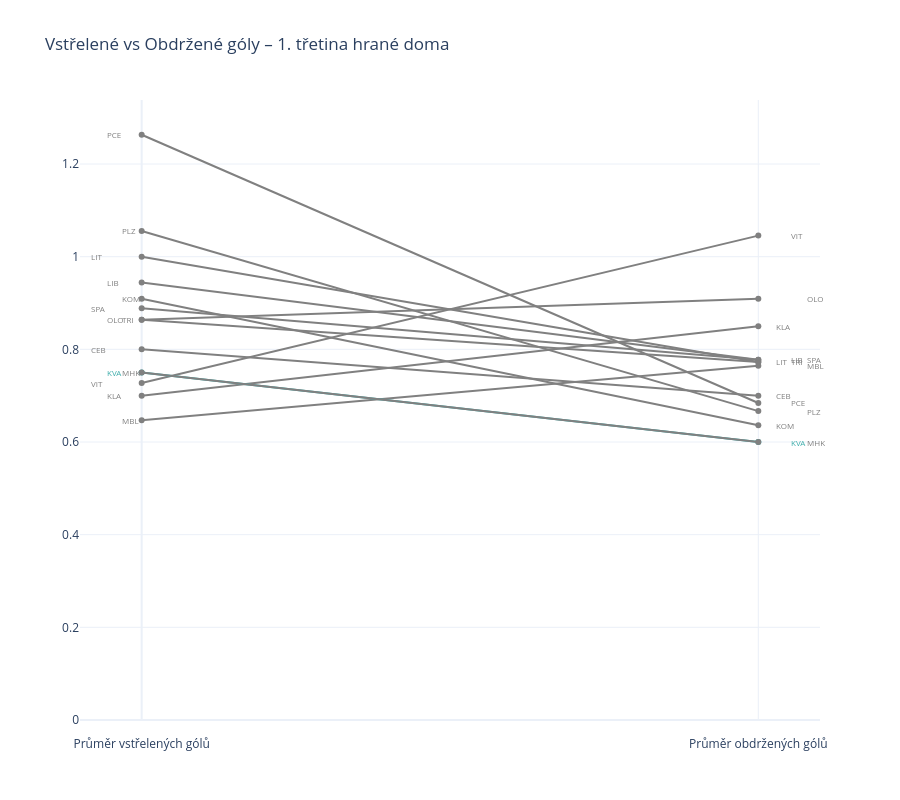
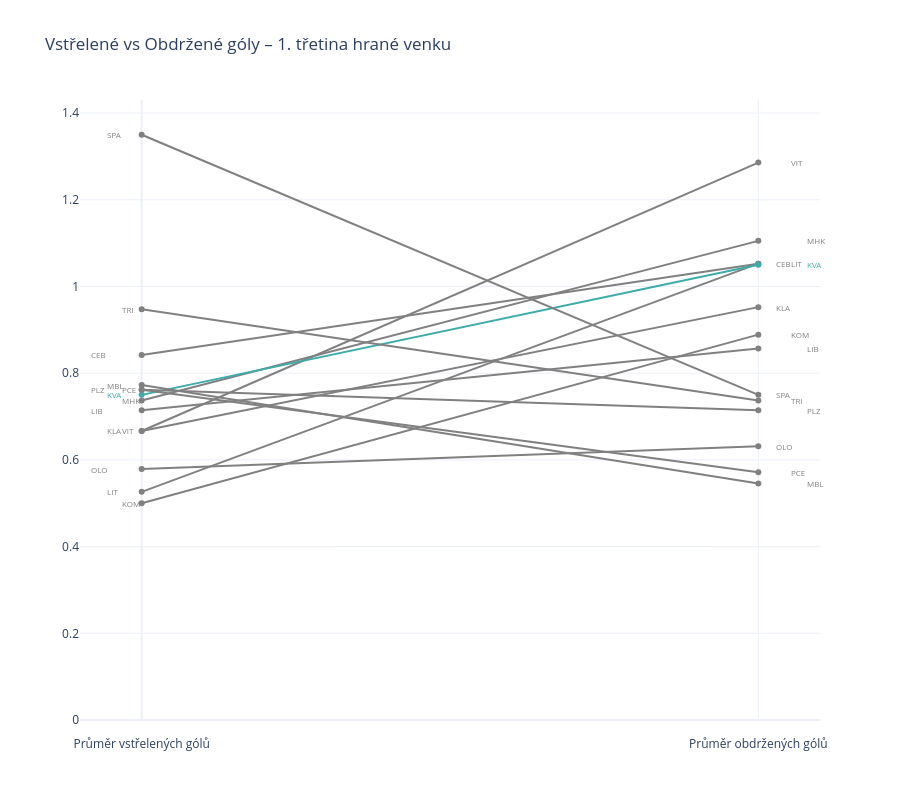
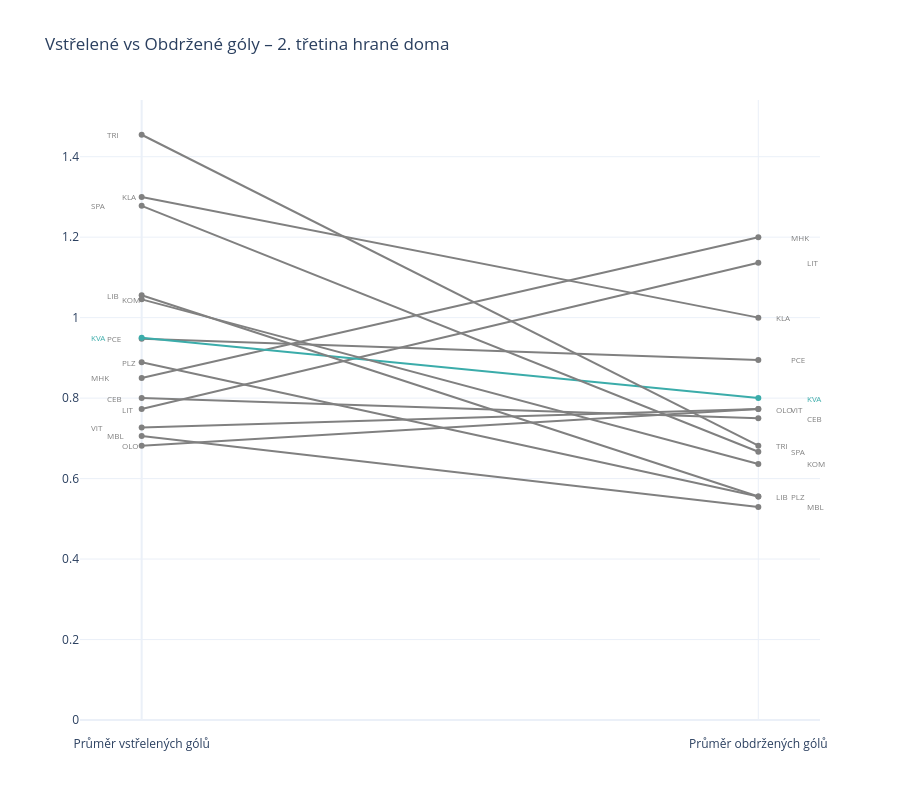

The cell these charts' notebook holds for them, in order:
### Code cell
for period, field in product(
        team_period_field["period"].unique(),
        team_period_field["field"].unique()
    ):
    df_period = team_period_field.loc[lambda x: x["period"] == period].loc[lambda x: x["field"] == field]

    offset_r = define_offset(df_period, "gaa", "team")
    offset_l = define_offset(df_period, "gfa", "team")
    period_label = "konečný výsledek" if period == "F" else f"{period}. třetina"
    field_label = "venku" if field == "V" else "doma"
    
    fig = go.Figure()
    
    for team in offset_r.keys():
        team_data = df_period[df_period["team"] == team]
        color = "rgb(59,172,170)" if team == "KVA" else "gray"
        
        fig.add_trace(go.Scatter(
            x=[0, 1], 
            y=[team_data["gfa"].values[0], team_data["gaa"].values[0]],
            mode="lines+markers",
            name=team,
            line=dict(color=color, width=2, )
        ))
        
        fig.add_annotation(
            x=1.05+offset_r[team],  
            y=team_data["gaa"].values[0],
            text=team,
            showarrow=False,
            xanchor="left",
            font=dict(color=color, size=8)
        )

        fig.add_annotation(
            x=-0.06+offset_l[team],  
            y=team_data["gfa"].values[0],
            text=team,
            showarrow=False,
            xanchor="left",
            font=dict(color=color, size=8)
        )
    
    fig.update_layout(
        title=f"Vstřelené vs Obdržené góly – {period_label} hrané {field_label}",
        xaxis=dict(
            tickvals=[0, 1],
            ticktext=["Průměr vstřelených gólů", "Průměr obdržených gólů"],
            range=[-0.1, 1.1],
            ticklabelposition="outside",
            ticklabelstandoff=15 
        ),
        yaxis=dict(
            rangemode="tozero", #dtick=0.1,
                  ),
        height=800,
        showlegend=False
    )
    
    fig.show()

### Figure 1 — Plotly figure (JSON) as saved in the notebook; plotly's stock layout.template omitted (floating-point values rounded to 4 significant figures)
{"data": [{"line": {"color": "gray", "width": 2}, "mode": "lines+markers", "name": "VIT", "type": "scatter", "x": [0, 1], "y": [0.7273, 1.045]}, {"line": {"color": "gray", "width": 2}, "mode": "lines+markers", "name": "OLO", "type": "scatter", "x": [0, 1], "y": [0.8636, 0.9091]}, {"line": {"color": "gray", "width": 2}, "mode": "lines+markers", "name": "KLA", "type": "scatter", "x": [0, 1], "y": [0.7, 0.85]}, {"line": {"color": "gray", "width": 2}, "mode": "lines+markers", "name": "LIB", "type": "scatter", "x": [0, 1], "y": [0.9444, 0.7778]}, {"line": {"color": "gray", "width": 2}, "mode": "lines+markers", "name": "SPA", "type": "scatter", "x": [0, 1], "y": [0.8889, 0.7778]}, {"line": {"color": "gray", "width": 2}, "mode": "lines+markers", "name": "LIT", "type": "scatter", "x": [0, 1], "y": [1, 0.7727]}, {"line": {"color": "gray", "width": 2}, "mode": "lines+markers", "name": "TRI", "type": "scatter", "x": [0, 1], "y": [0.8636, 0.7727]}, {"line": {"color": "gray", "width": 2}, "mode": "lines+markers", "name": "MBL", "type": "scatter", "x": [0, 1], "y": [0.6471, 0.7647]}, {"line": {"color": "gray", "width": 2}, "mode": "lines+markers", "name": "CEB", "type": "scatter", "x": [0, 1], "y": [0.8, 0.7]}, {"line": {"color": "gray", "width": 2}, "mode": "lines+markers", "name": "PCE", "type": "scatter", "x": [0, 1], "y": [1.263, 0.6842]}, {"line": {"color": "gray", "width": 2}, "mode": "lines+markers", "name": "PLZ", "type": "scatter", "x": [0, 1], "y": [1.056, 0.6667]}, {"line": {"color": "gray", "width": 2}, "mode": "lines+markers", "name": "KOM", "type": "scatter", "x": [0, 1], "y": [0.9091, 0.6364]}, {"line": {"color": "rgb(59,172,170)", "width": 2}, "mode": "lines+markers", "name": "KVA", "type": "scatter", "x": [0, 1], "y": [0.75, 0.6]}, {"line": {"color": "gray", "width": 2}, "mode": "lines+markers", "name": "MHK", "type": "scatter", "x": [0, 1], "y": [0.75, 0.6]}], "layout": {"annotations": [{"font": {"color": "gray", "size": 8}, "showarrow": false, "text": "VIT", "x": 1.05, "xanchor": "left", "y": 1.045}, {"font": {"color": "gray", "size": 8}, "showarrow": false, "text": "VIT", "x": -0.085, "xanchor": "left", "y": 0.7273}, {"font": {"color": "gray", "size": 8}, "showarrow": false, "text": "OLO", "x": 1.075, "xanchor": "left", "y": 0.9091}, {"font": {"color": "gray", "size": 8}, "showarrow": false, "text": "OLO", "x": -0.06, "xanchor": "left", "y": 0.8636}, {"font": {"color": "gray", "size": 8}, "showarrow": false, "text": "KLA", "x": 1.025, "xanchor": "left", "y": 0.85}, {"font": {"color": "gray", "size": 8}, "showarrow": false, "text": "KLA", "x": -0.06, "xanchor": "left", "y": 0.7}, {"font": {"color": "gray", "size": 8}, "showarrow": false, "text": "LIB", "x": 1.05, "xanchor": "left", "y": 0.7778}, {"font": {"color": "gray", "size": 8}, "showarrow": false, "text": "LIB", "x": -0.06, "xanchor": "left", "y": 0.9444}, {"font": {"color": "gray", "size": 8}, "showarrow": false, "text": "SPA", "x": 1.075, "xanchor": "left", "y": 0.7778}, {"font": {"color": "gray", "size": 8}, "showarrow": false, "text": "SPA", "x": -0.085, "xanchor": "left", "y": 0.8889}, {"font": {"color": "gray", "size": 8}, "showarrow": false, "text": "LIT", "x": 1.025, "xanchor": "left", "y": 0.7727}, {"font": {"color": "gray", "size": 8}, "showarrow": false, "text": "LIT", "x": -0.085, "xanchor": "left", "y": 1}, {"font": {"color": "gray", "size": 8}, "showarrow": false, "text": "TRI", "x": 1.05, "xanchor": "left", "y": 0.7727}, {"font": {"color": "gray", "size": 8}, "showarrow": false, "text": "TRI", "x": -0.035, "xanchor": "left", "y": 0.8636}, {"font": {"color": "gray", "size": 8}, "showarrow": false, "text": "MBL", "x": 1.075, "xanchor": "left", "y": 0.7647}, {"font": {"color": "gray", "size": 8}, "showarrow": false, "text": "MBL", "x": -0.035, "xanchor": "left", "y": 0.6471}, {"font": {"color": "gray", "size": 8}, "showarrow": false, "text": "CEB", "x": 1.025, "xanchor": "left", "y": 0.7}, {"font": {"color": "gray", "size": 8}, "showarrow": false, "text": "CEB", "x": -0.085, "xanchor": "left", "y": 0.8}, {"font": {"color": "gray", "size": 8}, "showarrow": false, "text": "PCE", "x": 1.05, "xanchor": "left", "y": 0.6842}, {"font": {"color": "gray", "size": 8}, "showarrow": false, "text": "PCE", "x": -0.06, "xanchor": "left", "y": 1.263}, {"font": {"color": "gray", "size": 8}, "showarrow": false, "text": "PLZ", "x": 1.075, "xanchor": "left", "y": 0.6667}, {"font": {"color": "gray", "size": 8}, "showarrow": false, "text": "PLZ", "x": -0.035, "xanchor": "left", "y": 1.056}, {"font": {"color": "gray", "size": 8}, "showarrow": false, "text": "KOM", "x": 1.025, "xanchor": "left", "y": 0.6364}, {"font": {"color": "gray", "size": 8}, "showarrow": false, "text": "KOM", "x": -0.035, "xanchor": "left", "y": 0.9091}, {"font": {"color": "rgb(59,172,170)", "size": 8}, "showarrow": false, "text": "KVA", "x": 1.05, "xanchor": "left", "y": 0.6}, {"font": {"color": "rgb(59,172,170)", "size": 8}, "showarrow": false, "text": "KVA", "x": -0.06, "xanchor": "left", "y": 0.75}, {"font": {"color": "gray", "size": 8}, "showarrow": false, "text": "MHK", "x": 1.075, "xanchor": "left", "y": 0.6}, {"font": {"color": "gray", "size": 8}, "showarrow": false, "text": "MHK", "x": -0.035, "xanchor": "left", "y": 0.75}], "height": 800, "showlegend": false, "title": {"text": "Vstřelené vs Obdržené góly – 1. třetina hrané doma"}, "xaxis": {"range": [-0.1, 1.1], "ticklabelposition": "outside", "ticklabelstandoff": 15, "ticktext": ["Průměr vstřelených gólů", "Průměr obdržených gólů"], "tickvals": [0, 1]}, "yaxis": {"rangemode": "tozero"}}}

### Figure 2 — Plotly figure (JSON) as saved in the notebook; plotly's stock layout.template omitted (floating-point values rounded to 4 significant figures)
{"data": [{"line": {"color": "gray", "width": 2}, "mode": "lines+markers", "name": "VIT", "type": "scatter", "x": [0, 1], "y": [0.6667, 1.286]}, {"line": {"color": "gray", "width": 2}, "mode": "lines+markers", "name": "MHK", "type": "scatter", "x": [0, 1], "y": [0.7368, 1.105]}, {"line": {"color": "gray", "width": 2}, "mode": "lines+markers", "name": "CEB", "type": "scatter", "x": [0, 1], "y": [0.8421, 1.053]}, {"line": {"color": "gray", "width": 2}, "mode": "lines+markers", "name": "LIT", "type": "scatter", "x": [0, 1], "y": [0.5263, 1.053]}, {"line": {"color": "rgb(59,172,170)", "width": 2}, "mode": "lines+markers", "name": "KVA", "type": "scatter", "x": [0, 1], "y": [0.75, 1.05]}, {"line": {"color": "gray", "width": 2}, "mode": "lines+markers", "name": "KLA", "type": "scatter", "x": [0, 1], "y": [0.6667, 0.9524]}, {"line": {"color": "gray", "width": 2}, "mode": "lines+markers", "name": "KOM", "type": "scatter", "x": [0, 1], "y": [0.5, 0.8889]}, {"line": {"color": "gray", "width": 2}, "mode": "lines+markers", "name": "LIB", "type": "scatter", "x": [0, 1], "y": [0.7143, 0.8571]}, {"line": {"color": "gray", "width": 2}, "mode": "lines+markers", "name": "SPA", "type": "scatter", "x": [0, 1], "y": [1.35, 0.75]}, {"line": {"color": "gray", "width": 2}, "mode": "lines+markers", "name": "TRI", "type": "scatter", "x": [0, 1], "y": [0.9474, 0.7368]}, {"line": {"color": "gray", "width": 2}, "mode": "lines+markers", "name": "PLZ", "type": "scatter", "x": [0, 1], "y": [0.7619, 0.7143]}, {"line": {"color": "gray", "width": 2}, "mode": "lines+markers", "name": "OLO", "type": "scatter", "x": [0, 1], "y": [0.5789, 0.6316]}, {"line": {"color": "gray", "width": 2}, "mode": "lines+markers", "name": "PCE", "type": "scatter", "x": [0, 1], "y": [0.7619, 0.5714]}, {"line": {"color": "gray", "width": 2}, "mode": "lines+markers", "name": "MBL", "type": "scatter", "x": [0, 1], "y": [0.7727, 0.5455]}], "layout": {"annotations": [{"font": {"color": "gray", "size": 8}, "showarrow": false, "text": "VIT", "x": 1.05, "xanchor": "left", "y": 1.286}, {"font": {"color": "gray", "size": 8}, "showarrow": false, "text": "VIT", "x": -0.035, "xanchor": "left", "y": 0.6667}, {"font": {"color": "gray", "size": 8}, "showarrow": false, "text": "MHK", "x": 1.075, "xanchor": "left", "y": 1.105}, {"font": {"color": "gray", "size": 8}, "showarrow": false, "text": "MHK", "x": -0.035, "xanchor": "left", "y": 0.7368}, {"font": {"color": "gray", "size": 8}, "showarrow": false, "text": "CEB", "x": 1.025, "xanchor": "left", "y": 1.053}, {"font": {"color": "gray", "size": 8}, "showarrow": false, "text": "CEB", "x": -0.085, "xanchor": "left", "y": 0.8421}, {"font": {"color": "gray", "size": 8}, "showarrow": false, "text": "LIT", "x": 1.05, "xanchor": "left", "y": 1.053}, {"font": {"color": "gray", "size": 8}, "showarrow": false, "text": "LIT", "x": -0.06, "xanchor": "left", "y": 0.5263}, {"font": {"color": "rgb(59,172,170)", "size": 8}, "showarrow": false, "text": "KVA", "x": 1.075, "xanchor": "left", "y": 1.05}, {"font": {"color": "rgb(59,172,170)", "size": 8}, "showarrow": false, "text": "KVA", "x": -0.06, "xanchor": "left", "y": 0.75}, {"font": {"color": "gray", "size": 8}, "showarrow": false, "text": "KLA", "x": 1.025, "xanchor": "left", "y": 0.9524}, {"font": {"color": "gray", "size": 8}, "showarrow": false, "text": "KLA", "x": -0.06, "xanchor": "left", "y": 0.6667}, {"font": {"color": "gray", "size": 8}, "showarrow": false, "text": "KOM", "x": 1.05, "xanchor": "left", "y": 0.8889}, {"font": {"color": "gray", "size": 8}, "showarrow": false, "text": "KOM", "x": -0.035, "xanchor": "left", "y": 0.5}, {"font": {"color": "gray", "size": 8}, "showarrow": false, "text": "LIB", "x": 1.075, "xanchor": "left", "y": 0.8571}, {"font": {"color": "gray", "size": 8}, "showarrow": false, "text": "LIB", "x": -0.085, "xanchor": "left", "y": 0.7143}, {"font": {"color": "gray", "size": 8}, "showarrow": false, "text": "SPA", "x": 1.025, "xanchor": "left", "y": 0.75}, {"font": {"color": "gray", "size": 8}, "showarrow": false, "text": "SPA", "x": -0.06, "xanchor": "left", "y": 1.35}, {"font": {"color": "gray", "size": 8}, "showarrow": false, "text": "TRI", "x": 1.05, "xanchor": "left", "y": 0.7368}, {"font": {"color": "gray", "size": 8}, "showarrow": false, "text": "TRI", "x": -0.035, "xanchor": "left", "y": 0.9474}, {"font": {"color": "gray", "size": 8}, "showarrow": false, "text": "PLZ", "x": 1.075, "xanchor": "left", "y": 0.7143}, {"font": {"color": "gray", "size": 8}, "showarrow": false, "text": "PLZ", "x": -0.085, "xanchor": "left", "y": 0.7619}, {"font": {"color": "gray", "size": 8}, "showarrow": false, "text": "OLO", "x": 1.025, "xanchor": "left", "y": 0.6316}, {"font": {"color": "gray", "size": 8}, "showarrow": false, "text": "OLO", "x": -0.085, "xanchor": "left", "y": 0.5789}, {"font": {"color": "gray", "size": 8}, "showarrow": false, "text": "PCE", "x": 1.05, "xanchor": "left", "y": 0.5714}, {"font": {"color": "gray", "size": 8}, "showarrow": false, "text": "PCE", "x": -0.035, "xanchor": "left", "y": 0.7619}, {"font": {"color": "gray", "size": 8}, "showarrow": false, "text": "MBL", "x": 1.075, "xanchor": "left", "y": 0.5455}, {"font": {"color": "gray", "size": 8}, "showarrow": false, "text": "MBL", "x": -0.06, "xanchor": "left", "y": 0.7727}], "height": 800, "showlegend": false, "title": {"text": "Vstřelené vs Obdržené góly – 1. třetina hrané venku"}, "xaxis": {"range": [-0.1, 1.1], "ticklabelposition": "outside", "ticklabelstandoff": 15, "ticktext": ["Průměr vstřelených gólů", "Průměr obdržených gólů"], "tickvals": [0, 1]}, "yaxis": {"rangemode": "tozero"}}}

### Figure 3 — Plotly figure (JSON) as saved in the notebook; plotly's stock layout.template omitted (floating-point values rounded to 4 significant figures)
{"data": [{"line": {"color": "gray", "width": 2}, "mode": "lines+markers", "name": "MHK", "type": "scatter", "x": [0, 1], "y": [0.85, 1.2]}, {"line": {"color": "gray", "width": 2}, "mode": "lines+markers", "name": "LIT", "type": "scatter", "x": [0, 1], "y": [0.7727, 1.136]}, {"line": {"color": "gray", "width": 2}, "mode": "lines+markers", "name": "KLA", "type": "scatter", "x": [0, 1], "y": [1.3, 1]}, {"line": {"color": "gray", "width": 2}, "mode": "lines+markers", "name": "PCE", "type": "scatter", "x": [0, 1], "y": [0.9474, 0.8947]}, {"line": {"color": "rgb(59,172,170)", "width": 2}, "mode": "lines+markers", "name": "KVA", "type": "scatter", "x": [0, 1], "y": [0.95, 0.8]}, {"line": {"color": "gray", "width": 2}, "mode": "lines+markers", "name": "OLO", "type": "scatter", "x": [0, 1], "y": [0.6818, 0.7727]}, {"line": {"color": "gray", "width": 2}, "mode": "lines+markers", "name": "VIT", "type": "scatter", "x": [0, 1], "y": [0.7273, 0.7727]}, {"line": {"color": "gray", "width": 2}, "mode": "lines+markers", "name": "CEB", "type": "scatter", "x": [0, 1], "y": [0.8, 0.75]}, {"line": {"color": "gray", "width": 2}, "mode": "lines+markers", "name": "TRI", "type": "scatter", "x": [0, 1], "y": [1.455, 0.6818]}, {"line": {"color": "gray", "width": 2}, "mode": "lines+markers", "name": "SPA", "type": "scatter", "x": [0, 1], "y": [1.278, 0.6667]}, {"line": {"color": "gray", "width": 2}, "mode": "lines+markers", "name": "KOM", "type": "scatter", "x": [0, 1], "y": [1.045, 0.6364]}, {"line": {"color": "gray", "width": 2}, "mode": "lines+markers", "name": "LIB", "type": "scatter", "x": [0, 1], "y": [1.056, 0.5556]}, {"line": {"color": "gray", "width": 2}, "mode": "lines+markers", "name": "PLZ", "type": "scatter", "x": [0, 1], "y": [0.8889, 0.5556]}, {"line": {"color": "gray", "width": 2}, "mode": "lines+markers", "name": "MBL", "type": "scatter", "x": [0, 1], "y": [0.7059, 0.5294]}], "layout": {"annotations": [{"font": {"color": "gray", "size": 8}, "showarrow": false, "text": "MHK", "x": 1.05, "xanchor": "left", "y": 1.2}, {"font": {"color": "gray", "size": 8}, "showarrow": false, "text": "MHK", "x": -0.085, "xanchor": "left", "y": 0.85}, {"font": {"color": "gray", "size": 8}, "showarrow": false, "text": "LIT", "x": 1.075, "xanchor": "left", "y": 1.136}, {"font": {"color": "gray", "size": 8}, "showarrow": false, "text": "LIT", "x": -0.035, "xanchor": "left", "y": 0.7727}, {"font": {"color": "gray", "size": 8}, "showarrow": false, "text": "KLA", "x": 1.025, "xanchor": "left", "y": 1}, {"font": {"color": "gray", "size": 8}, "showarrow": false, "text": "KLA", "x": -0.035, "xanchor": "left", "y": 1.3}, {"font": {"color": "gray", "size": 8}, "showarrow": false, "text": "PCE", "x": 1.05, "xanchor": "left", "y": 0.8947}, {"font": {"color": "gray", "size": 8}, "showarrow": false, "text": "PCE", "x": -0.06, "xanchor": "left", "y": 0.9474}, {"font": {"color": "rgb(59,172,170)", "size": 8}, "showarrow": false, "text": "KVA", "x": 1.075, "xanchor": "left", "y": 0.8}, {"font": {"color": "rgb(59,172,170)", "size": 8}, "showarrow": false, "text": "KVA", "x": -0.085, "xanchor": "left", "y": 0.95}, {"font": {"color": "gray", "size": 8}, "showarrow": false, "text": "OLO", "x": 1.025, "xanchor": "left", "y": 0.7727}, {"font": {"color": "gray", "size": 8}, "showarrow": false, "text": "OLO", "x": -0.035, "xanchor": "left", "y": 0.6818}, {"font": {"color": "gray", "size": 8}, "showarrow": false, "text": "VIT", "x": 1.05, "xanchor": "left", "y": 0.7727}, {"font": {"color": "gray", "size": 8}, "showarrow": false, "text": "VIT", "x": -0.085, "xanchor": "left", "y": 0.7273}, {"font": {"color": "gray", "size": 8}, "showarrow": false, "text": "CEB", "x": 1.075, "xanchor": "left", "y": 0.75}, {"font": {"color": "gray", "size": 8}, "showarrow": false, "text": "CEB", "x": -0.06, "xanchor": "left", "y": 0.8}, {"font": {"color": "gray", "size": 8}, "showarrow": false, "text": "TRI", "x": 1.025, "xanchor": "left", "y": 0.6818}, {"font": {"color": "gray", "size": 8}, "showarrow": false, "text": "TRI", "x": -0.06, "xanchor": "left", "y": 1.455}, {"font": {"color": "gray", "size": 8}, "showarrow": false, "text": "SPA", "x": 1.05, "xanchor": "left", "y": 0.6667}, {"font": {"color": "gray", "size": 8}, "showarrow": false, "text": "SPA", "x": -0.085, "xanchor": "left", "y": 1.278}, {"font": {"color": "gray", "size": 8}, "showarrow": false, "text": "KOM", "x": 1.075, "xanchor": "left", "y": 0.6364}, {"font": {"color": "gray", "size": 8}, "showarrow": false, "text": "KOM", "x": -0.035, "xanchor": "left", "y": 1.045}, {"font": {"color": "gray", "size": 8}, "showarrow": false, "text": "LIB", "x": 1.025, "xanchor": "left", "y": 0.5556}, {"font": {"color": "gray", "size": 8}, "showarrow": false, "text": "LIB", "x": -0.06, "xanchor": "left", "y": 1.056}, {"font": {"color": "gray", "size": 8}, "showarrow": false, "text": "PLZ", "x": 1.05, "xanchor": "left", "y": 0.5556}, {"font": {"color": "gray", "size": 8}, "showarrow": false, "text": "PLZ", "x": -0.035, "xanchor": "left", "y": 0.8889}, {"font": {"color": "gray", "size": 8}, "showarrow": false, "text": "MBL", "x": 1.075, "xanchor": "left", "y": 0.5294}, {"font": {"color": "gray", "size": 8}, "showarrow": false, "text": "MBL", "x": -0.06, "xanchor": "left", "y": 0.7059}], "height": 800, "showlegend": false, "title": {"text": "Vstřelené vs Obdržené góly – 2. třetina hrané doma"}, "xaxis": {"range": [-0.1, 1.1], "ticklabelposition": "outside", "ticklabelstandoff": 15, "ticktext": ["Průměr vstřelených gólů", "Průměr obdržených gólů"], "tickvals": [0, 1]}, "yaxis": {"rangemode": "tozero"}}}
